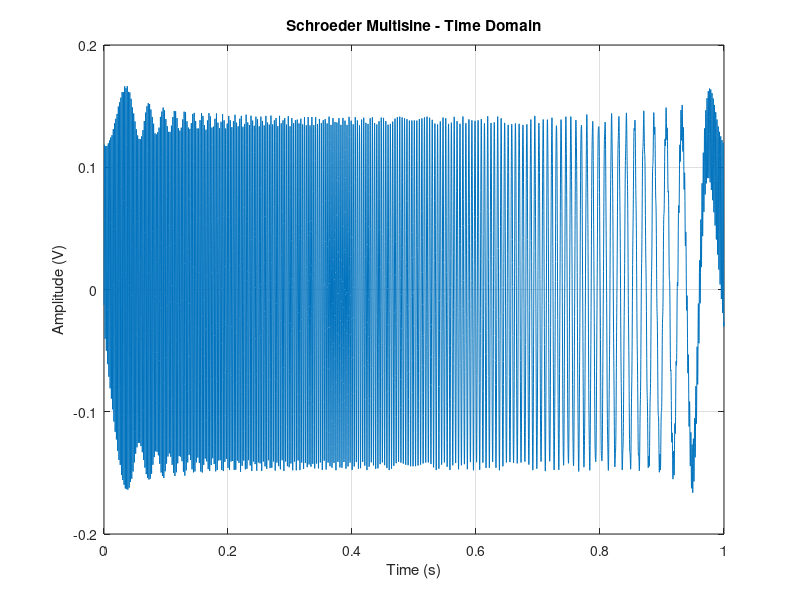
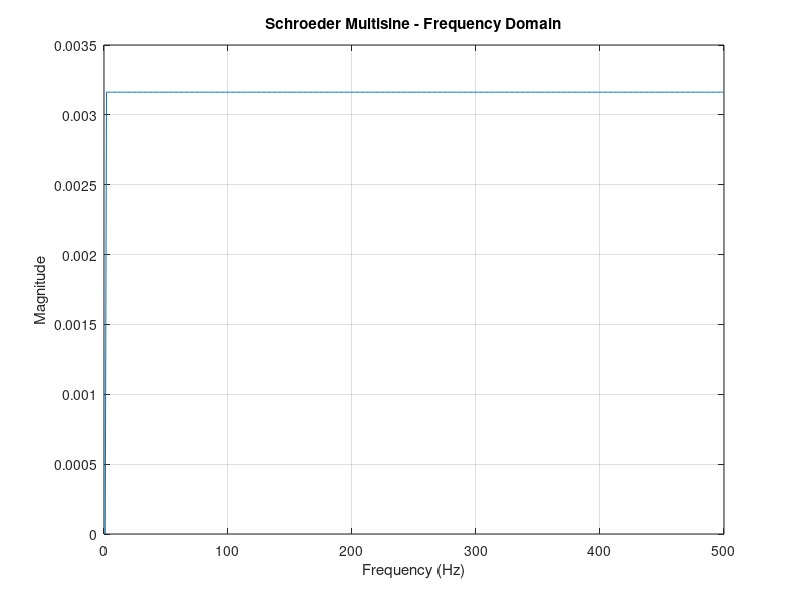

Write MATLAB code to recreate these figures, in order.
clear; clc; close all;

%% Define Parameters
fs = 8000;     % Sampling frequency in Hz
N = fs;        % Number of time samples (1-second duration)
f_min = 1;     % Minimum frequency (Hz)
f_max = 500;   % Maximum frequency (Hz)
f_res = 1;     % Frequency resolution (Hz)
K = (f_max - f_min) / f_res + 1; % Number of excited frequencies
t = (0:N-1) / fs; % Time vector (1 second)

%% Generate Frequency Bins
f_k = linspace(f_min, f_max, K); % Excited frequencies
k = round(f_k / f_res); % Frequency indices in bins (rounded to nearest integer)

%% Generate Schroeder Phase
schroeder_phase = (k .* (k + 1) * pi) / K; % Schroeder phase formula

%% Generate Multisine Signal in Frequency Domain
X = zeros(N, 1);  % Initialize spectrum
X(k+1) = (1 / sqrt(K)) * exp(1j * schroeder_phase'); % Assign frequencies

% Ensure Conjugate Symmetry for Real Signal
X(N-k+1) = conj(X(k+1)); 

%% Inverse FFT to Obtain Time-Domain Signal
x = real(ifft(X) * N);

%% Scale RMS to 100 mV
RMS_desired = 0.1; % 100 mV
x = x * (RMS_desired / rms(x)); % Normalize RMS value

%% Plot Time-Domain Signal
figure;
plot(t, x);
title('Schroeder Multisine - Time Domain');
xlabel('Time (s)');
ylabel('Amplitude (V)');
grid on;

%% Compute and Plot Frequency Spectrum
X_mag = abs(fft(x)) / N;  % Normalize properly
freqs = (0:N/2-1) * (fs / N); % Frequency axis (only positive frequencies)

figure;
plot(freqs, X_mag(1:N/2));
valid_range = (f_k >= f_min) & (f_k <= f_max);
plot(f_k(valid_range), X_mag(k(valid_range)));

title('Schroeder Multisine - Frequency Domain');
xlabel('Frequency (Hz)');
ylabel('Magnitude');
grid on;

%% Display Excited Frequencies for Verification
disp('Excited Frequencies (Hz):');
disp(f_k(1:10)); % Check first 10 excited frequencies
disp(f_k(end-10:end)); % Check last 10 excited frequencies

%% Save Signal (if needed for LabVIEW)
save('SchroederMultisine.mat', 'x', 'fs');
